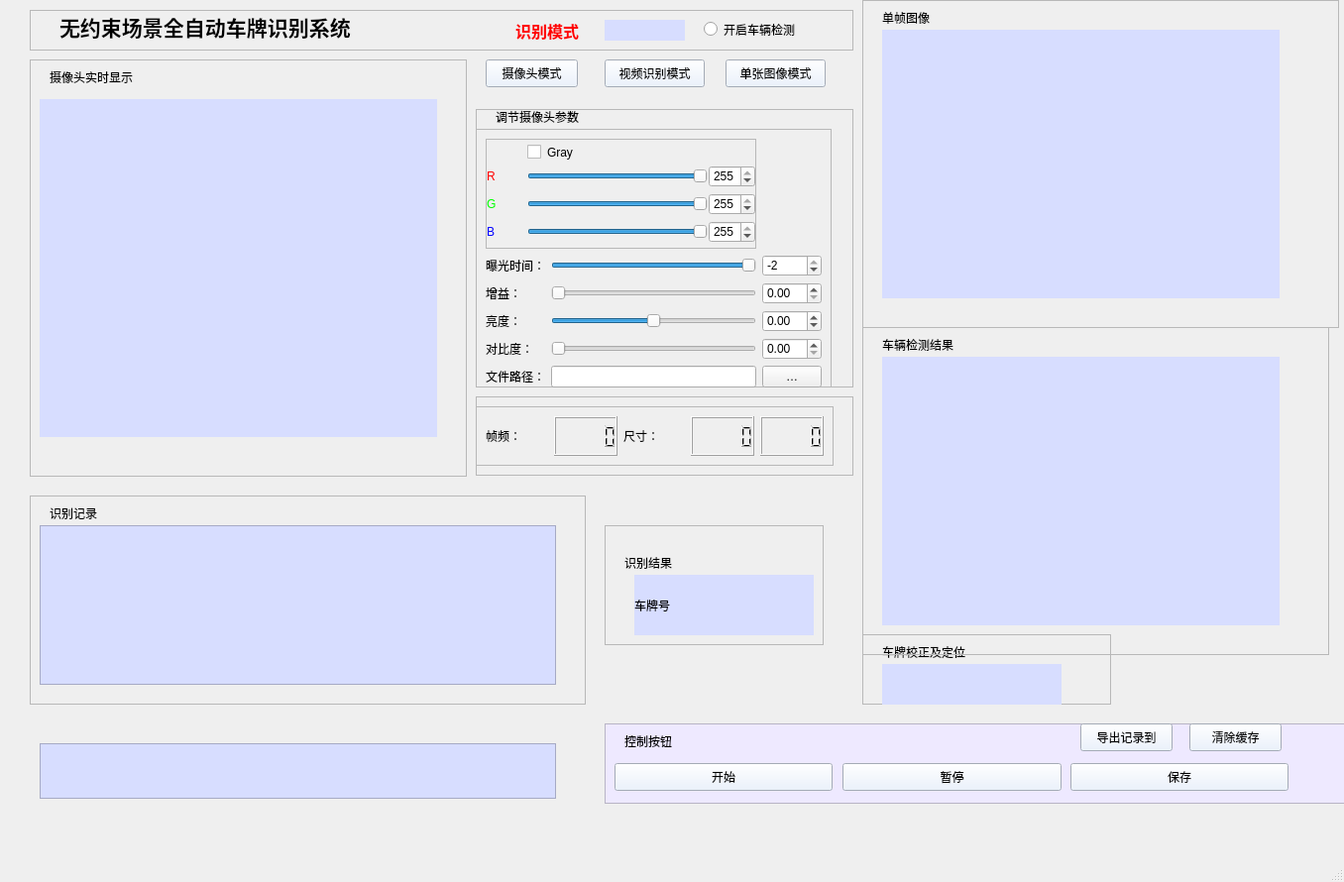
<?xml version="1.0" encoding="UTF-8"?>
<ui version="4.0">
 <class>MainWindow</class>
 <widget class="QMainWindow" name="MainWindow">
  <property name="geometry">
   <rect>
    <x>0</x>
    <y>0</y>
    <width>1356</width>
    <height>890</height>
   </rect>
  </property>
  <property name="windowTitle">
   <string>my_alpr</string>
  </property>
  <property name="windowIcon">
   <iconset>
    <normaloff>icon1.jpg</normaloff>icon1.jpg</iconset>
  </property>
  <widget class="QWidget" name="centralwidget">
   <widget class="QFrame" name="frame">
    <property name="enabled">
     <bool>true</bool>
    </property>
    <property name="geometry">
     <rect>
      <x>30</x>
      <y>60</y>
      <width>441</width>
      <height>421</height>
     </rect>
    </property>
    <property name="cursor">
     <cursorShape>ArrowCursor</cursorShape>
    </property>
    <property name="focusPolicy">
     <enum>Qt::NoFocus</enum>
    </property>
    <property name="contextMenuPolicy">
     <enum>Qt::NoContextMenu</enum>
    </property>
    <property name="acceptDrops">
     <bool>false</bool>
    </property>
    <property name="autoFillBackground">
     <bool>true</bool>
    </property>
    <property name="frameShape">
     <enum>QFrame::StyledPanel</enum>
    </property>
    <property name="frameShadow">
     <enum>QFrame::Raised</enum>
    </property>
    <widget class="QLabel" name="label_9">
     <property name="geometry">
      <rect>
       <x>20</x>
       <y>10</y>
       <width>121</width>
       <height>16</height>
      </rect>
     </property>
     <property name="text">
      <string>摄像头实时显示</string>
     </property>
    </widget>
    <widget class="QLabel" name="DispLb">
     <property name="geometry">
      <rect>
       <x>10</x>
       <y>40</y>
       <width>401</width>
       <height>341</height>
      </rect>
     </property>
     <property name="autoFillBackground">
      <bool>false</bool>
     </property>
     <property name="styleSheet">
      <string notr="true">background-color: rgb(215, 221, 255);</string>
     </property>
     <property name="text">
      <string/>
     </property>
     <property name="scaledContents">
      <bool>true</bool>
     </property>
    </widget>
   </widget>
   <widget class="QFrame" name="frame_2">
    <property name="geometry">
     <rect>
      <x>30</x>
      <y>500</y>
      <width>561</width>
      <height>211</height>
     </rect>
    </property>
    <property name="frameShape">
     <enum>QFrame::StyledPanel</enum>
    </property>
    <property name="frameShadow">
     <enum>QFrame::Raised</enum>
    </property>
    <widget class="QLabel" name="label_3">
     <property name="geometry">
      <rect>
       <x>20</x>
       <y>10</y>
       <width>72</width>
       <height>15</height>
      </rect>
     </property>
     <property name="text">
      <string>识别记录</string>
     </property>
    </widget>
    <widget class="QPlainTextEdit" name="result_form">
     <property name="geometry">
      <rect>
       <x>10</x>
       <y>30</y>
       <width>521</width>
       <height>161</height>
      </rect>
     </property>
     <property name="autoFillBackground">
      <bool>false</bool>
     </property>
     <property name="styleSheet">
      <string notr="true">background-color: rgb(215, 221, 255);
font: 14pt &quot;Arial&quot;;</string>
     </property>
    </widget>
   </widget>
   <widget class="QFrame" name="frame_3">
    <property name="geometry">
     <rect>
      <x>870</x>
      <y>640</y>
      <width>251</width>
      <height>71</height>
     </rect>
    </property>
    <property name="frameShape">
     <enum>QFrame::StyledPanel</enum>
    </property>
    <property name="frameShadow">
     <enum>QFrame::Raised</enum>
    </property>
    <widget class="QLabel" name="label_5">
     <property name="geometry">
      <rect>
       <x>20</x>
       <y>10</y>
       <width>111</width>
       <height>16</height>
      </rect>
     </property>
     <property name="text">
      <string>车牌校正及定位</string>
     </property>
    </widget>
    <widget class="QLabel" name="pr_loc">
     <property name="geometry">
      <rect>
       <x>20</x>
       <y>30</y>
       <width>181</width>
       <height>41</height>
      </rect>
     </property>
     <property name="styleSheet">
      <string notr="true">background-color: rgb(215, 221, 255);
font: 14pt &quot;Arial&quot;;</string>
     </property>
     <property name="text">
      <string/>
     </property>
    </widget>
   </widget>
   <widget class="QFrame" name="frame_4">
    <property name="geometry">
     <rect>
      <x>30</x>
      <y>10</y>
      <width>831</width>
      <height>41</height>
     </rect>
    </property>
    <property name="frameShape">
     <enum>QFrame::StyledPanel</enum>
    </property>
    <property name="frameShadow">
     <enum>QFrame::Raised</enum>
    </property>
    <widget class="QLabel" name="label">
     <property name="geometry">
      <rect>
       <x>30</x>
       <y>0</y>
       <width>481</width>
       <height>33</height>
      </rect>
     </property>
     <property name="font">
      <font>
       <family>Bahnschrift SemiBold</family>
       <pointsize>16</pointsize>
       <weight>75</weight>
       <bold>true</bold>
      </font>
     </property>
     <property name="text">
      <string>无约束场景全自动车牌识别系统</string>
     </property>
    </widget>
    <widget class="QLabel" name="label_10">
     <property name="geometry">
      <rect>
       <x>490</x>
       <y>10</y>
       <width>91</width>
       <height>21</height>
      </rect>
     </property>
     <property name="font">
      <font>
       <family>Arial</family>
       <pointsize>12</pointsize>
       <weight>75</weight>
       <bold>true</bold>
      </font>
     </property>
     <property name="styleSheet">
      <string notr="true">color: rgb(255, 0, 0);</string>
     </property>
     <property name="text">
      <string>识别模式</string>
     </property>
    </widget>
    <widget class="QLabel" name="pattle">
     <property name="geometry">
      <rect>
       <x>580</x>
       <y>10</y>
       <width>81</width>
       <height>21</height>
      </rect>
     </property>
     <property name="styleSheet">
      <string notr="true">background-color: rgb(215, 221, 255);
font: 12pt &quot;Axure Handwriting&quot;;</string>
     </property>
     <property name="text">
      <string/>
     </property>
    </widget>
    <widget class="QRadioButton" name="car_debool">
     <property name="geometry">
      <rect>
       <x>680</x>
       <y>10</y>
       <width>115</width>
       <height>19</height>
      </rect>
     </property>
     <property name="text">
      <string>开启车辆检测</string>
     </property>
    </widget>
   </widget>
   <widget class="QFrame" name="frame_7">
    <property name="geometry">
     <rect>
      <x>870</x>
      <y>330</y>
      <width>471</width>
      <height>331</height>
     </rect>
    </property>
    <property name="frameShape">
     <enum>QFrame::StyledPanel</enum>
    </property>
    <property name="frameShadow">
     <enum>QFrame::Raised</enum>
    </property>
    <widget class="QLabel" name="label_7">
     <property name="geometry">
      <rect>
       <x>20</x>
       <y>10</y>
       <width>101</width>
       <height>16</height>
      </rect>
     </property>
     <property name="text">
      <string>车辆检测结果</string>
     </property>
    </widget>
    <widget class="QLabel" name="car_det">
     <property name="geometry">
      <rect>
       <x>20</x>
       <y>30</y>
       <width>401</width>
       <height>271</height>
      </rect>
     </property>
     <property name="styleSheet">
      <string notr="true">background-color: rgb(215, 221, 255);
font: 14pt &quot;Arial&quot;;</string>
     </property>
     <property name="text">
      <string/>
     </property>
    </widget>
   </widget>
   <widget class="QFrame" name="frame_6">
    <property name="geometry">
     <rect>
      <x>870</x>
      <y>0</y>
      <width>481</width>
      <height>331</height>
     </rect>
    </property>
    <property name="frameShape">
     <enum>QFrame::StyledPanel</enum>
    </property>
    <property name="frameShadow">
     <enum>QFrame::Raised</enum>
    </property>
    <widget class="QLabel" name="label_6">
     <property name="geometry">
      <rect>
       <x>20</x>
       <y>10</y>
       <width>101</width>
       <height>16</height>
      </rect>
     </property>
     <property name="text">
      <string>单帧图像</string>
     </property>
    </widget>
    <widget class="QLabel" name="img_one">
     <property name="geometry">
      <rect>
       <x>20</x>
       <y>30</y>
       <width>401</width>
       <height>271</height>
      </rect>
     </property>
     <property name="styleSheet">
      <string notr="true">background-color: rgb(215, 221, 255);</string>
     </property>
     <property name="text">
      <string/>
     </property>
    </widget>
   </widget>
   <widget class="QFrame" name="frame_8">
    <property name="geometry">
     <rect>
      <x>480</x>
      <y>110</y>
      <width>381</width>
      <height>281</height>
     </rect>
    </property>
    <property name="styleSheet">
     <string notr="true">border-color: rgb(181, 195, 255);
border-color: rgb(153, 64, 255);</string>
    </property>
    <property name="frameShape">
     <enum>QFrame::StyledPanel</enum>
    </property>
    <property name="frameShadow">
     <enum>QFrame::Raised</enum>
    </property>
    <widget class="QLabel" name="label_8">
     <property name="geometry">
      <rect>
       <x>20</x>
       <y>0</y>
       <width>111</width>
       <height>16</height>
      </rect>
     </property>
     <property name="text">
      <string>调节摄像头参数</string>
     </property>
    </widget>
    <widget class="QFrame" name="frame_12">
     <property name="geometry">
      <rect>
       <x>0</x>
       <y>20</y>
       <width>359</width>
       <height>271</height>
      </rect>
     </property>
     <property name="frameShape">
      <enum>QFrame::StyledPanel</enum>
     </property>
     <property name="frameShadow">
      <enum>QFrame::Raised</enum>
     </property>
     <layout class="QGridLayout" name="gridLayout">
      <item row="0" column="0" colspan="2">
       <widget class="QFrame" name="ColorFm">
        <property name="frameShape">
         <enum>QFrame::StyledPanel</enum>
        </property>
        <property name="frameShadow">
         <enum>QFrame::Raised</enum>
        </property>
        <layout class="QGridLayout" name="gridLayout_7">
         <property name="leftMargin">
          <number>0</number>
         </property>
         <property name="topMargin">
          <number>0</number>
         </property>
         <property name="rightMargin">
          <number>0</number>
         </property>
         <property name="bottomMargin">
          <number>0</number>
         </property>
         <property name="spacing">
          <number>1</number>
         </property>
         <item row="3" column="2">
          <widget class="QSlider" name="BlueColorSld">
           <property name="maximum">
            <number>255</number>
           </property>
           <property name="value">
            <number>255</number>
           </property>
           <property name="orientation">
            <enum>Qt::Horizontal</enum>
           </property>
          </widget>
         </item>
         <item row="3" column="3">
          <widget class="QSpinBox" name="BlueColorSpB">
           <property name="maximum">
            <number>255</number>
           </property>
           <property name="value">
            <number>255</number>
           </property>
          </widget>
         </item>
         <item row="2" column="3">
          <widget class="QSpinBox" name="GreenColorSpB">
           <property name="maximum">
            <number>255</number>
           </property>
           <property name="value">
            <number>255</number>
           </property>
          </widget>
         </item>
         <item row="2" column="2">
          <widget class="QSlider" name="GreenColorSld">
           <property name="maximum">
            <number>255</number>
           </property>
           <property name="value">
            <number>255</number>
           </property>
           <property name="orientation">
            <enum>Qt::Horizontal</enum>
           </property>
          </widget>
         </item>
         <item row="1" column="2">
          <widget class="QSlider" name="RedColorSld">
           <property name="maximum">
            <number>255</number>
           </property>
           <property name="value">
            <number>255</number>
           </property>
           <property name="orientation">
            <enum>Qt::Horizontal</enum>
           </property>
          </widget>
         </item>
         <item row="1" column="3">
          <widget class="QSpinBox" name="RedColorSpB">
           <property name="maximum">
            <number>255</number>
           </property>
           <property name="value">
            <number>255</number>
           </property>
          </widget>
         </item>
         <item row="1" column="0">
          <widget class="QLabel" name="RedColorLb">
           <property name="minimumSize">
            <size>
             <width>40</width>
             <height>0</height>
            </size>
           </property>
           <property name="styleSheet">
            <string notr="true">font: 75 12pt &quot;Times New Roman&quot;;
color: rgb(255, 0, 0);</string>
           </property>
           <property name="text">
            <string>R</string>
           </property>
          </widget>
         </item>
         <item row="3" column="0">
          <widget class="QLabel" name="BlueColorLb">
           <property name="styleSheet">
            <string notr="true">font: 75 12pt &quot;Times New Roman&quot;;
color: rgb(0, 0, 255);</string>
           </property>
           <property name="text">
            <string>B</string>
           </property>
          </widget>
         </item>
         <item row="2" column="0">
          <widget class="QLabel" name="GreenColorLb">
           <property name="styleSheet">
            <string notr="true">font: 75 12pt &quot;Times New Roman&quot;;
color: rgb(0, 255, 0);</string>
           </property>
           <property name="text">
            <string>G</string>
           </property>
          </widget>
         </item>
         <item row="0" column="2">
          <widget class="QCheckBox" name="GrayImgCkB">
           <property name="styleSheet">
            <string notr="true">font: 11pt &quot;Adobe 黑体 Std R&quot;;</string>
           </property>
           <property name="text">
            <string>Gray</string>
           </property>
          </widget>
         </item>
        </layout>
       </widget>
      </item>
      <item row="1" column="0">
       <widget class="QLabel" name="ExpTimeLb">
        <property name="styleSheet">
         <string notr="true">font: 11pt &quot;Adobe 黑体 Std R&quot;;</string>
        </property>
        <property name="text">
         <string>曝光时间：</string>
        </property>
       </widget>
      </item>
      <item row="1" column="1">
       <widget class="QSlider" name="ExpTimeSld">
        <property name="minimum">
         <number>-10</number>
        </property>
        <property name="maximum">
         <number>-2</number>
        </property>
        <property name="orientation">
         <enum>Qt::Horizontal</enum>
        </property>
       </widget>
      </item>
      <item row="1" column="2">
       <widget class="QSpinBox" name="ExpTimeSpB">
        <property name="maximumSize">
         <size>
          <width>60</width>
          <height>30</height>
         </size>
        </property>
        <property name="minimum">
         <number>-10</number>
        </property>
        <property name="maximum">
         <number>-2</number>
        </property>
       </widget>
      </item>
      <item row="2" column="0">
       <widget class="QLabel" name="GainLb">
        <property name="styleSheet">
         <string notr="true">font: 11pt &quot;Adobe 黑体 Std R&quot;;</string>
        </property>
        <property name="text">
         <string>增益：</string>
        </property>
       </widget>
      </item>
      <item row="2" column="1">
       <widget class="QSlider" name="GainSld">
        <property name="maximum">
         <number>128</number>
        </property>
        <property name="orientation">
         <enum>Qt::Horizontal</enum>
        </property>
       </widget>
      </item>
      <item row="2" column="2">
       <widget class="QDoubleSpinBox" name="GainSpB">
        <property name="maximumSize">
         <size>
          <width>60</width>
          <height>30</height>
         </size>
        </property>
        <property name="maximum">
         <double>128.000000000000000</double>
        </property>
       </widget>
      </item>
      <item row="3" column="0">
       <widget class="QLabel" name="BrightLb">
        <property name="styleSheet">
         <string notr="true">font: 11pt &quot;Adobe 黑体 Std R&quot;;</string>
        </property>
        <property name="text">
         <string>亮度：</string>
        </property>
       </widget>
      </item>
      <item row="3" column="1">
       <widget class="QSlider" name="BrightSld">
        <property name="minimum">
         <number>-64</number>
        </property>
        <property name="maximum">
         <number>64</number>
        </property>
        <property name="orientation">
         <enum>Qt::Horizontal</enum>
        </property>
       </widget>
      </item>
      <item row="3" column="2">
       <widget class="QDoubleSpinBox" name="BrightSpB">
        <property name="maximumSize">
         <size>
          <width>60</width>
          <height>30</height>
         </size>
        </property>
        <property name="minimum">
         <double>-64.000000000000000</double>
        </property>
        <property name="maximum">
         <double>64.000000000000000</double>
        </property>
        <property name="singleStep">
         <double>0.010000000000000</double>
        </property>
       </widget>
      </item>
      <item row="4" column="0">
       <widget class="QLabel" name="ContrastLb">
        <property name="styleSheet">
         <string notr="true">font: 11pt &quot;Adobe 黑体 Std R&quot;;</string>
        </property>
        <property name="text">
         <string>对比度：</string>
        </property>
       </widget>
      </item>
      <item row="4" column="1">
       <widget class="QSlider" name="ContrastSld">
        <property name="minimum">
         <number>0</number>
        </property>
        <property name="maximum">
         <number>100</number>
        </property>
        <property name="orientation">
         <enum>Qt::Horizontal</enum>
        </property>
       </widget>
      </item>
      <item row="4" column="2">
       <widget class="QDoubleSpinBox" name="ContrastSpB">
        <property name="maximumSize">
         <size>
          <width>60</width>
          <height>30</height>
         </size>
        </property>
        <property name="minimum">
         <double>0.000000000000000</double>
        </property>
        <property name="maximum">
         <double>100.000000000000000</double>
        </property>
        <property name="singleStep">
         <double>0.010000000000000</double>
        </property>
       </widget>
      </item>
      <item row="5" column="0">
       <widget class="QLabel" name="FilePathLb">
        <property name="styleSheet">
         <string notr="true">font: 11pt &quot;Adobe 黑体 Std R&quot;;</string>
        </property>
        <property name="text">
         <string>文件路径：</string>
        </property>
       </widget>
      </item>
      <item row="5" column="1">
       <widget class="QLineEdit" name="FilePathLE">
        <property name="readOnly">
         <bool>true</bool>
        </property>
       </widget>
      </item>
      <item row="5" column="2">
       <widget class="QPushButton" name="FilePathBt">
        <property name="maximumSize">
         <size>
          <width>60</width>
          <height>30</height>
         </size>
        </property>
        <property name="styleSheet">
         <string notr="true">font: 11pt &quot;Adobe 黑体 Std R&quot;;</string>
        </property>
        <property name="text">
         <string>…</string>
        </property>
       </widget>
      </item>
     </layout>
    </widget>
   </widget>
   <widget class="QFrame" name="frame_9">
    <property name="geometry">
     <rect>
      <x>480</x>
      <y>400</y>
      <width>381</width>
      <height>80</height>
     </rect>
    </property>
    <property name="frameShape">
     <enum>QFrame::StyledPanel</enum>
    </property>
    <property name="frameShadow">
     <enum>QFrame::Raised</enum>
    </property>
    <widget class="QFrame" name="VideoInfoFm">
     <property name="geometry">
      <rect>
       <x>0</x>
       <y>10</y>
       <width>361</width>
       <height>60</height>
      </rect>
     </property>
     <property name="maximumSize">
      <size>
       <width>16777215</width>
       <height>60</height>
      </size>
     </property>
     <property name="frameShape">
      <enum>QFrame::StyledPanel</enum>
     </property>
     <property name="frameShadow">
      <enum>QFrame::Raised</enum>
     </property>
     <layout class="QHBoxLayout" name="horizontalLayout">
      <item>
       <widget class="QLabel" name="label_13">
        <property name="styleSheet">
         <string notr="true">font: 11pt &quot;Adobe 黑体 Std R&quot;;</string>
        </property>
        <property name="text">
         <string>帧频：</string>
        </property>
       </widget>
      </item>
      <item>
       <widget class="QLCDNumber" name="FmRateLCD">
        <property name="maximumSize">
         <size>
          <width>100</width>
          <height>16777215</height>
         </size>
        </property>
       </widget>
      </item>
      <item>
       <widget class="QLabel" name="label_14">
        <property name="styleSheet">
         <string notr="true">font: 11pt &quot;Adobe 黑体 Std R&quot;;</string>
        </property>
        <property name="text">
         <string>尺寸：</string>
        </property>
       </widget>
      </item>
      <item>
       <widget class="QLCDNumber" name="ImgWidthLCD">
        <property name="maximumSize">
         <size>
          <width>100</width>
          <height>16777215</height>
         </size>
        </property>
       </widget>
      </item>
      <item>
       <widget class="QLCDNumber" name="ImgHeightLCD"/>
      </item>
     </layout>
    </widget>
   </widget>
   <widget class="QFrame" name="frame_10">
    <property name="geometry">
     <rect>
      <x>610</x>
      <y>730</y>
      <width>761</width>
      <height>81</height>
     </rect>
    </property>
    <property name="styleSheet">
     <string notr="true">background-color: rgb(238, 233, 255);</string>
    </property>
    <property name="frameShape">
     <enum>QFrame::StyledPanel</enum>
    </property>
    <property name="frameShadow">
     <enum>QFrame::Raised</enum>
    </property>
    <widget class="QLabel" name="label_11">
     <property name="geometry">
      <rect>
       <x>20</x>
       <y>10</y>
       <width>72</width>
       <height>15</height>
      </rect>
     </property>
     <property name="text">
      <string>控制按钮</string>
     </property>
    </widget>
    <widget class="QPushButton" name="remove_file">
     <property name="geometry">
      <rect>
       <x>590</x>
       <y>0</y>
       <width>93</width>
       <height>28</height>
      </rect>
     </property>
     <property name="styleSheet">
      <string notr="true">background-color: rgb(230, 240, 255);</string>
     </property>
     <property name="text">
      <string>清除缓存</string>
     </property>
    </widget>
    <widget class="QPushButton" name="export_exl">
     <property name="geometry">
      <rect>
       <x>480</x>
       <y>0</y>
       <width>93</width>
       <height>28</height>
      </rect>
     </property>
     <property name="styleSheet">
      <string notr="true">background-color: rgb(230, 240, 255);</string>
     </property>
     <property name="text">
      <string>导出记录到</string>
     </property>
    </widget>
    <widget class="QPushButton" name="RecordBt">
     <property name="geometry">
      <rect>
       <x>470</x>
       <y>40</y>
       <width>220</width>
       <height>28</height>
      </rect>
     </property>
     <property name="styleSheet">
      <string notr="true">background-color: rgb(230, 240, 255);</string>
     </property>
     <property name="text">
      <string>保存</string>
     </property>
    </widget>
    <widget class="QPushButton" name="StopBt">
     <property name="geometry">
      <rect>
       <x>240</x>
       <y>40</y>
       <width>221</width>
       <height>28</height>
      </rect>
     </property>
     <property name="styleSheet">
      <string notr="true">background-color: rgb(230, 240, 255);</string>
     </property>
     <property name="text">
      <string>暂停</string>
     </property>
    </widget>
    <widget class="QPushButton" name="ShowBt">
     <property name="geometry">
      <rect>
       <x>10</x>
       <y>40</y>
       <width>220</width>
       <height>28</height>
      </rect>
     </property>
     <property name="styleSheet">
      <string notr="true">background-color: rgb(230, 240, 255);</string>
     </property>
     <property name="text">
      <string>开始</string>
     </property>
    </widget>
   </widget>
   <widget class="QFrame" name="frame_11">
    <property name="geometry">
     <rect>
      <x>610</x>
      <y>530</y>
      <width>221</width>
      <height>121</height>
     </rect>
    </property>
    <property name="frameShape">
     <enum>QFrame::StyledPanel</enum>
    </property>
    <property name="frameShadow">
     <enum>QFrame::Raised</enum>
    </property>
    <widget class="QLabel" name="label_12">
     <property name="geometry">
      <rect>
       <x>20</x>
       <y>30</y>
       <width>72</width>
       <height>15</height>
      </rect>
     </property>
     <property name="text">
      <string>识别结果</string>
     </property>
    </widget>
    <widget class="QLabel" name="pr_res">
     <property name="geometry">
      <rect>
       <x>30</x>
       <y>50</y>
       <width>181</width>
       <height>61</height>
      </rect>
     </property>
     <property name="styleSheet">
      <string notr="true">background-color: rgb(215, 221, 255);
font: 18pt &quot;Arial&quot;;

</string>
     </property>
     <property name="text">
      <string>车牌号</string>
     </property>
    </widget>
   </widget>
   <widget class="QTextEdit" name="MsgTE">
    <property name="geometry">
     <rect>
      <x>40</x>
      <y>750</y>
      <width>521</width>
      <height>56</height>
     </rect>
    </property>
    <property name="styleSheet">
     <string notr="true">background-color: rgb(215, 221, 255);
font: 14pt &quot;Arial&quot;;</string>
    </property>
    <property name="readOnly">
     <bool>true</bool>
    </property>
   </widget>
   <widget class="QPushButton" name="img_pat">
    <property name="geometry">
     <rect>
      <x>732</x>
      <y>60</y>
      <width>101</width>
      <height>28</height>
     </rect>
    </property>
    <property name="styleSheet">
     <string notr="true">background-color: rgb(230, 240, 255);</string>
    </property>
    <property name="text">
     <string>单张图像模式</string>
    </property>
   </widget>
   <widget class="QPushButton" name="vid_pat">
    <property name="geometry">
     <rect>
      <x>610</x>
      <y>60</y>
      <width>101</width>
      <height>28</height>
     </rect>
    </property>
    <property name="styleSheet">
     <string notr="true">background-color: rgb(230, 240, 255);</string>
    </property>
    <property name="text">
     <string>视频识别模式</string>
    </property>
   </widget>
   <widget class="QPushButton" name="cam_pat">
    <property name="geometry">
     <rect>
      <x>490</x>
      <y>60</y>
      <width>93</width>
      <height>28</height>
     </rect>
    </property>
    <property name="styleSheet">
     <string notr="true">background-color: rgb(230, 240, 255);</string>
    </property>
    <property name="text">
     <string>摄像头模式</string>
    </property>
   </widget>
  </widget>
  <widget class="QMenuBar" name="menubar">
   <property name="geometry">
    <rect>
     <x>0</x>
     <y>0</y>
     <width>1356</width>
     <height>26</height>
    </rect>
   </property>
  </widget>
  <widget class="QStatusBar" name="statusbar"/>
 </widget>
 <resources/>
 <connections/>
</ui>
